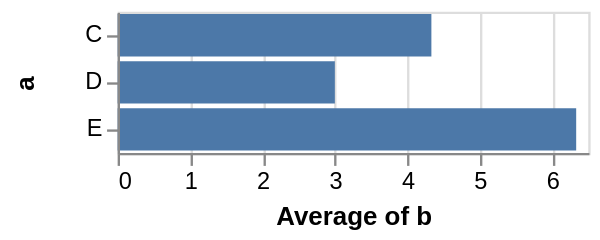

Here is the Vega-Lite specification saved for this chart:
### Vega specification from a JSON file in a GitHub repository (floating-point values rounded to 4 significant figures)
{"$schema": "https://vega.github.io/schema/vega/v4.json", "autosize": "pad", "padding": 5, "width": 200, "style": "cell", "data": [{"name": "source_0", "values": [{"a": "C", "b": 2}, {"a": "C", "b": 7}, {"a": "C", "b": 4}, {"a": "D", "b": 1}, {"a": "D", "b": 2}, {"a": "D", "b": 6}, {"a": "E", "b": 8}, {"a": "E", "b": 4}, {"a": "E", "b": 7}]}, {"name": "data_0", "source": "source_0", "transform": [{"type": "aggregate", "groupby": ["a"], "ops": ["average"], "fields": ["b"], "as": ["average_b"]}]}], "signals": [{"name": "y_step", "value": 20}, {"name": "height", "update": "bandspace(domain('y').length, 0.1, 0.05) * y_step"}], "marks": [{"name": "marks", "type": "rect", "style": ["bar"], "from": {"data": "data_0"}, "encode": {"update": {"fill": [{"test": "datum[\"average_b\"] === null || isNaN(datum[\"average_b\"])", "value": null}, {"value": "#4c78a8"}], "tooltip": {"signal": "{\"a\": ''+datum[\"a\"], \"Average of b\": format(datum[\"average_b\"], \"\")}"}, "x": {"scale": "x", "field": "average_b"}, "x2": {"scale": "x", "value": 0}, "y": {"scale": "y", "field": "a"}, "height": {"scale": "y", "band": true}}}}], "scales": [{"name": "x", "type": "linear", "domain": {"data": "data_0", "field": "average_b"}, "range": [0, {"signal": "width"}], "nice": true, "zero": true}, {"name": "y", "type": "band", "domain": {"data": "data_0", "field": "a", "sort": true}, "range": {"step": {"signal": "y_step"}}, "paddingInner": 0.1, "paddingOuter": 0.05}], "axes": [{"scale": "x", "orient": "bottom", "grid": false, "title": "Average of b", "labelFlush": true, "labelOverlap": true, "tickCount": {"signal": "ceil(width/40)"}, "zindex": 1}, {"scale": "x", "orient": "bottom", "gridScale": "y", "grid": true, "tickCount": {"signal": "ceil(width/40)"}, "domain": false, "labels": false, "maxExtent": 0, "minExtent": 0, "ticks": false, "zindex": 0}, {"scale": "y", "orient": "left", "grid": false, "title": "a", "zindex": 1}], "config": {"axisY": {"minExtent": 30}}}
